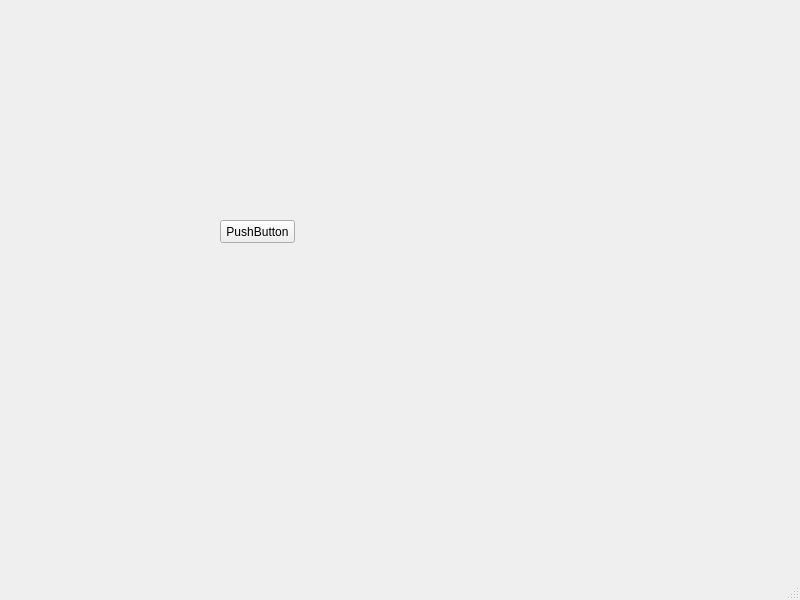
<?xml version="1.0" encoding="UTF-8"?>
<ui version="4.0">
 <class>MainWindow</class>
 <widget class="QMainWindow" name="MainWindow">
  <property name="geometry">
   <rect>
    <x>0</x>
    <y>0</y>
    <width>800</width>
    <height>600</height>
   </rect>
  </property>
  <property name="windowTitle">
   <string>MainWindow</string>
  </property>
  <widget class="QWidget" name="centralwidget">
   <widget class="QPushButton" name="pushButton">
    <property name="geometry">
     <rect>
      <x>220</x>
      <y>220</y>
      <width>75</width>
      <height>23</height>
     </rect>
    </property>
    <property name="text">
     <string>PushButton</string>
    </property>
   </widget>
  </widget>
  <widget class="QMenuBar" name="menubar">
   <property name="geometry">
    <rect>
     <x>0</x>
     <y>0</y>
     <width>800</width>
     <height>21</height>
    </rect>
   </property>
  </widget>
  <widget class="QStatusBar" name="statusbar"/>
 </widget>
 <resources/>
 <connections/>
</ui>
